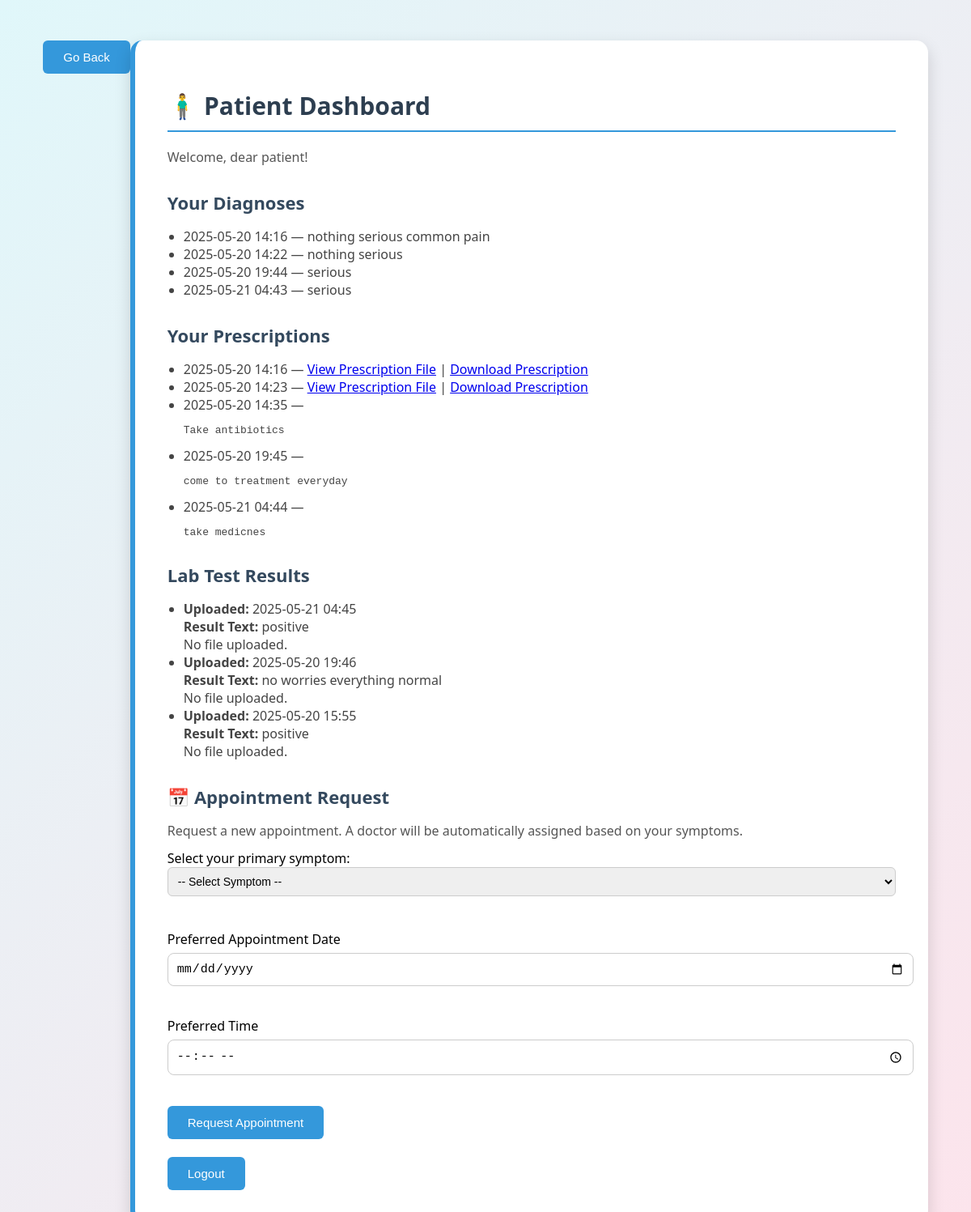
The app's page /patients/dashboard/ (signed in) with its own data.
### patients/models.py (models this page shows, shortened)
class Diagnosis(models.Model):
    patient = models.ForeignKey(User, on_delete=models.CASCADE, related_name='diagnoses')
    doctor = models.ForeignKey(Doctor, on_delete=models.CASCADE)
    notes = models.TextField()
    created_at = models.DateTimeField(auto_now_add=True)

class Prescription(models.Model):
    patient = models.ForeignKey(User, on_delete=models.CASCADE, related_name='prescriptions')
    doctor = models.ForeignKey(Doctor, on_delete=models.CASCADE)
    file = models.FileField(upload_to='prescriptions/')
    text = models.TextField(blank=True, null=True)
    uploaded_at = models.DateTimeField(auto_now_add=True)

### labs/models.py (models this page shows, shortened)
class LabTestResult(models.Model):
    test_request = models.OneToOneField(LabTestRequest, related_name='result', on_delete=models.CASCADE)
    uploaded_at = models.DateTimeField(auto_now_add=True)
    result_file = models.FileField(upload_to='lab_results/', blank=True, null=True)
    result_text = models.TextField(blank=True, null=True)

### patients/views.py (the view, shortened to what this page needs)
# urls.py: path("dashboard/", views.dashboard_view, name="doctor_dashboard"),
@login_required
def dashboard(request):
    profile = getattr(request.user, 'profile', None)
    if not profile or profile.role != 'patient':
        return redirect('login')
    appointment_requested = False
    matched_specialty = None
    error = None
    assigned_doctor = None
    user_lab_requests = LabTestRequest.objects.filter(patient=request.user).order_by('-requested_at')
    lab_results = LabTestResult.objects.filter(test_request__patient=request.user).order_by('-uploaded_at')
    prescriptions = Prescription.objects.filter(patient=request.user).order_by('-uploaded_at')
    context = {
        'user_lab_requests': user_lab_requests,
        'lab_results': lab_results,
        'prescriptions': prescriptions,
        'appointment_requested': appointment_requested,
        'assigned_doctor': (
          assigned_doctor.user.get_full_name().strip() or assigned_doctor.user.username
          ) if assigned_doctor else None,
        'specialty': assigned_doctor.specialty if assigned_doctor else None,
        'error': error,
    }
    return render(request, 'patients/patient_dashboard.html', context)

### patients/templates/patients/patient_dashboard.html (shortened to what this page needs)
<!DOCTYPE html>
<html lang="en">
<head>
    {% load static %}
    <link rel="stylesheet" href="{% static 'css/patient.css' %}">
</head>
<body>
    <button onclick="window.history.back()">Go Back</button>
    <div class="container">
        <h1>🧍‍♂️ Patient Dashboard</h1>
        <p>Welcome, dear patient!</p>
        <h2>Your Diagnoses</h2>
        <ul>
            {% for diagnosis in request.user.diagnoses.all %}
                <li>{{ diagnosis.created_at|date:"Y-m-d H:i" }} — {{ diagnosis.notes }}</li>
            {% empty %}
                <li>No diagnoses yet.</li>
            {% endfor %}
        </ul>
        <h2>Your Prescriptions</h2>
        <ul>
            {% for prescription in request.user.prescriptions.all %}
                <li>
                    {{ prescription.uploaded_at|date:"Y-m-d H:i" }} —
                    {% if prescription.file and prescription.text %}
                        <a href="{{ prescription.file.url }}" target="_blank">View Prescription File</a> |
                        <a href="{{ prescription.file.url }}" download>Download Prescription</a><br>
                        <pre>{{ prescription.text }}</pre>
                    {% elif prescription.file %}
                        <a href="{{ prescription.file.url }}" target="_blank">View Prescription File</a> |
                        <a href="{{ prescription.file.url }}" download>Download Prescription</a>
                    {% elif prescription.text %}
                        <pre>{{ prescription.text }}</pre>
                    {% else %}
                        No prescription details available.
                    {% endif %}
                </li>
            {% empty %}
                <li>No prescriptions uploaded yet.</li>
            {% endfor %}
        </ul>
        <h2>Lab Test Results</h2>
        <ul>
            {% for result in lab_results %}
                <li>
                    <strong>Uploaded:</strong> {{ result.uploaded_at|date:"Y-m-d H:i" }}<br>
                    <strong>Result Text:</strong> {{ result.result_text|default:"Not provided" }}<br>
                    {% if result.result_file %}
                        <a href="{{ result.result_file.url }}" download>Download Lab Result File</a>
                    {% else %}
                        No file uploaded.
                    {% endif %}
                </li>
            {% empty %}
                <li>No lab results available.</li>
            {% endfor %}
        </ul>
        <h2>📅 Appointment Request</h2>
        <p>Request a new appointment. A doctor will be automatically assigned based on your symptoms.</p>
        <form method="post" action="{% url 'patient_dashboard' %}">
            <label>Select your primary symptom:</label><br>
            <select name="symptoms" required>
                <option value="">-- Select Symptom --</option>
            </select><br><br>
            <label>Preferred Appointment Date</label><br>
            <input type="date" name="preferred_date" required><br><br>
            <label>Preferred Time</label><br>
            <input type="time" name="preferred_time" required><br><br>
            <button type="submit">Request Appointment</button>
        </form>
        <br>
        <form method="post" action="{% url 'logout' %}">
            <button type="submit">Logout</button>
        </form>
    </div>
</body>
</html>

### static/css/patient.css (style rules this page uses)
body { font-family: 'Segoe UI', Tahoma, Geneva, Verdana, sans-serif; margin: 0; padding: 0; background: linear-gradient(135deg, #e0f7fa, #fce4ec); min-height: 100vh; display: flex; justify-content: center; align-items: flex-start; padding-top: 50px; }
.container { background-color: #ffffff; padding: 40px; border-radius: 15px; box-shadow: 0 8px 20px rgba(0, 0, 0, 0.15); max-width: 900px; width: 90%; border-left: 6px solid #3498db; animation: fadeIn 0.5s ease-in-out; }
h1 { font-size: 30px; color: #2d3e50; margin-bottom: 20px; border-bottom: 2px solid #3498db; padding-bottom: 10px; }
h2 { font-size: 22px; color: #34495e; margin-top: 30px; margin-bottom: 12px; }
p { color: #555; margin-bottom: 12px; }
select { padding: 8px; border-radius: 6px; border: 1px solid #ccc; margin-bottom: 20px; width: 100%; font-size: 14px; }
ul { list-style-type: disc; padding-left: 20px; color: #444; }
form textarea, form input[type="date"], form input[type="time"] { width: 100%; padding: 10px; margin-top: 6px; margin-bottom: 16px; border: 1px solid #ccc; border-radius: 8px; font-size: 15px; }
button { background-color: #3498db; color: white; border: none; padding: 12px 25px; font-size: 15px; border-radius: 6px; cursor: pointer; transition: background-color 0.3s ease; }

### records on screen
Diagnosis: created_at "2025-05-20 14:16", notes "nothing serious common pain"
Diagnosis: created_at "2025-05-20 14:22", notes "nothing serious"
Diagnosis: created_at "2025-05-20 19:44", notes "serious"
Diagnosis: created_at "2025-05-21 04:43", notes "serious"
Prescription: uploaded_at "2025-05-20 14:16"
Prescription: uploaded_at "2025-05-20 14:23"
Prescription: uploaded_at "2025-05-20 14:35", text "Take antibiotics"
Prescription: uploaded_at "2025-05-20 19:45", text "come to treatment everyday"
Prescription: uploaded_at "2025-05-21 04:44", text "take medicnes"
LabTestResult: uploaded_at "2025-05-21 04:45", result_text "positive", result_file "No file uploaded."
LabTestResult: uploaded_at "2025-05-20 19:46", result_text "no worries everything normal", result_file "No file uploaded."
LabTestResult: uploaded_at "2025-05-20 15:55", result_text "positive", result_file "No file uploaded."
